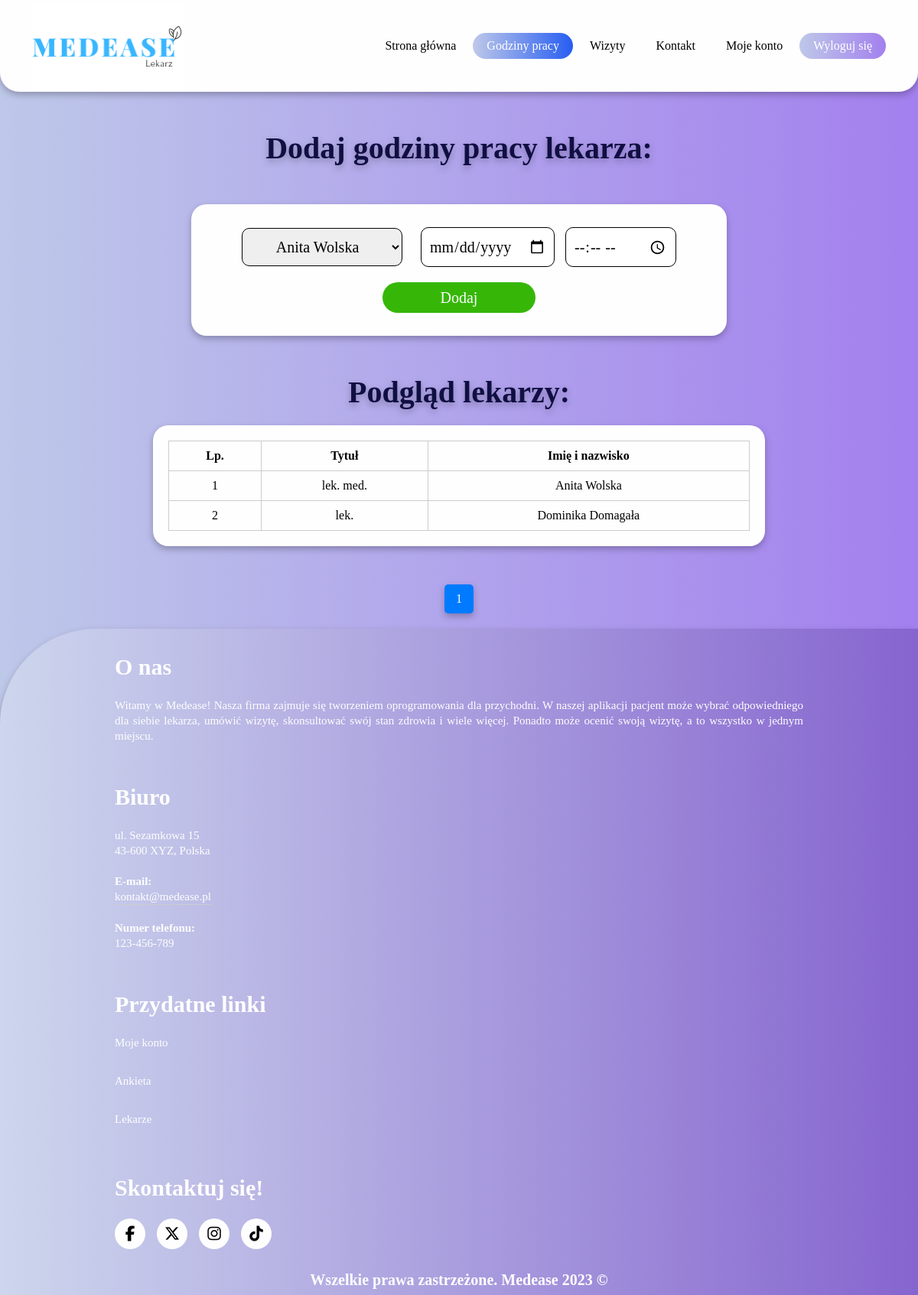
The app's page /doctorSite/doctorAccount.php (signed in) with its own data.
### tables this page shows
CREATE TABLE `doctors` (
  `id` int(11) NOT NULL AUTO_INCREMENT,
  `id_lekarza` int(11) NOT NULL,
  `tytul` varchar(255) NOT NULL,
  `imienazwisko` varchar(255) NOT NULL,
  `profesja` varchar(255) NOT NULL,
  `obrazek` varchar(255) NOT NULL,
  PRIMARY KEY (`id`)
);

### doctorSite/doctorAccount.php (the view, shortened to what this page needs)
<!DOCTYPE html>
<html lang="en">
<head>
    <link rel="stylesheet" href="/style.css">
</head>
<body>
    <header>
        <div class="logo">
            <img src="/images/medease_doctor.png">
        </div>
        <nav>
            <ul>
                <li>
                    <a href="/indexLogged.php">Strona główna</a>
                </li>
                <li>
                    <a href="/doctorSite/doctorAccount.php" class="active2">Godziny pracy</a>
                </li>
                <li>
                    <a href="/doctorSite/doctorVisitCount.php">Wizyty</a>
                </li>
                <li>
                    <a href="/userSite/contact.php">Kontakt</a>
                </li>
                <li>
                    <a href="/doctorSite/doctorFirstSite.php">Moje konto</a>
                </li>
                <li>
                    <a href="/Logowanie/logout.php" class="active">Wyloguj się</a>
                </li>
            </ul>
        </nav>
    </header>
    <p class="lekarz-wybierz">Dodaj godziny pracy lekarza:</p>
    <div class="doctorAccDiv">
        <?php
        require '../Logowanie/config.php';
        ?>
        <form method="POST" enctype="multipart/form-data" class="doctor-form">
            <div class="add-inpt">
                <select name="doctor_id" id="doctor_id" class="wybor_lekarza">
                    <?php
                    $doctor_query = "SELECT imienazwisko FROM doctors";
                    $doctor_result = $conn->query($doctor_query);
                    while ($row = $doctor_result->fetch_assoc()) {
                        echo "<option value='" . $row['imienazwisko'] . "'>" . $row['imienazwisko'] . "</option>";
                    }
                    ?>
                </select>
                <input type="date" name="data_wizyty" class="id_leka2" id="data_wizyty">
                <input type="time" name="available_hour" id="available_hour" class="id_leka3" placeholder="Wybierz godzinę"><br>
                <input type="submit" class="lekarz-btn" name="add_hour" value="Dodaj">
            </div>
        </form>
        <p class="lekarz-wybierz">Podgląd lekarzy:</p>
        <?php
        $itemsPerPage = 3;
        $page = isset($_GET['page']) ? $_GET['page'] : 1;
        $offset = ($page - 1) * $itemsPerPage;
        $sql = "SELECT * FROM doctors LIMIT $itemsPerPage OFFSET $offset";
        $result = $conn->query($sql);
        if ($result->num_rows > 0) {
            echo '<div class="tble-hpracy">';
            echo '<table>';
            echo '<thead>';
            echo '<tr>';
            echo '<th>Lp.</th>';
            echo '<th>Tytuł</th>';
            echo '<th>Imię i nazwisko</th>';
            echo '</tr>';
            echo '</thead>';
            echo '<tbody>';
            $counter = 1;
            while ($row = $result->fetch_assoc()) {
                echo '<tr>';
                echo '<td>' . $counter++ . '</td>';
                echo '<td>' . $row['tytul'] . '</td>';
                echo ' <td>' . $row['imienazwisko'] . '</td>';
                echo '</tr>';
            }
            echo '</tbody>';
            echo '</table>';
            echo '</div>';
            $sqlCount = "SELECT COUNT(*) AS total FROM doctors";
            $resultCount = $conn->query($sqlCount);
            $rowCount = $resultCount->fetch_assoc()['total'];
            $totalPages = ceil($rowCount / $itemsPerPage);
            echo '<div class="pagination">';
            for ($i = 1; $i <= $totalPages; $i++) {
                $active_class = ($i == $page) ? 'active' : '';
                echo '<a class="' . $active_class . '" href="addingPrice.php?page=' . $i . '">' . $i . '</a>';
            }
            echo '</div>';
        } else {
            echo '<div class="blog_brakdan">';
            echo "Brak danych do wyświetlenia.";
            echo '<a href="addingPrice.php?page=1"><i class="fa-solid fa-circle-arrow-left"></i></a>';
            echo '</div>';
        }
        ?>
    </div>
    <footer>
        <div class="foo">
            <div class="col-1">
                <h1>O nas</h1>
                <p class="footer-text">Witamy w Medease! Nasza firma zajmuje się tworzeniem oprogramowania dla przychodni. W naszej aplikacji pacjent może wybrać odpowiedniego dla siebie lekarza, umówić wizytę, skonsultować
                    swój stan zdrowia i wiele więcej. Ponadto może ocenić swoją wizytę, a to wszystko w jednym miejscu.</p>
            </div>
            <div class="col-1">
                <h1>Biuro</h1>
                <p class="footer-text">ul. Sezamkowa 15</p>
                <p>43-600 XYZ, Polska</p>
                <p class="email-id"><b>E-mail:</b> <br> kontakt@medease.pl</p>
                <p><b>Numer telefonu: </b> <br> 123-456-789</p>
            </div>
            <div class="col-1">
                <h1>Przydatne linki</h1>
                <ul>
                    <li><a href="/doctorSite/doctorFirstSite.php">Moje konto</a></li>
                    <li><a href="/userSite/analizeForm.php">Ankieta</a></li>
                    <li><a href="/userSite/lekarze.php">Lekarze</a></li>
                </ul>
            </div>
            <div class="col-1">
                <h1>Skontaktuj się!</h1>
                <div class="sociale">
                    <a href="https://www.facebook.com/">
                        <div class="circle"><i class="fa-brands fa-facebook-f"></i></div>
                    </a>
                    <a href="https://twitter.com/">
                        <div class="circle"><i class="fa-brands fa-x-twitter"></i></div>
                    </a>
                    <a href="https://instagram.com/">
                        <div class="circle"><i class="fa-brands fa-instagram"></i></div>
                    </a>
                    <a href="https://tiktok.com/">
                        <div class="circle"><i class="fa-brands fa-tiktok"></i></div>
                    </a>
                </div>
            </div>
        </div>
        <p class="copyright"> Wszelkie prawa zastrzeżone. Medease 2023 ©</p>
    </footer>
</body>
</html>

### style.css (style rules this page uses)
* { padding: 0; margin: 0; box-sizing: border-box; font-family: 'Poppins'; list-style: none; text-decoration: none; }
body { background: linear-gradient(to right, #BEC8E9, #a380ee); filter: drop-shadow(0px 4px 4px rgba(0, 0, 0, 0.25)); }
img { width: 100%; }
header { width: 100%; height: 120px; background: #fefefe; display: flex; align-items: center; justify-content: space-between; padding: 0 40px; border-radius: 0 0 25px 25px; margin: 0 auto; }
.logo { width: 200px; margin-top: 8px; }
nav ul { display: flex; }
nav ul li a { color: black; display: block; margin: 0 2px; font-weight: 0; padding: 8px 18px; transition: 0.2s; border-radius: 30px; }
nav ul li a.active { background: linear-gradient(to right, #BEC8E9, #a380ee); color: white; }
nav ul li a.active2 { background: linear-gradient(to right, #BEC8E9, #265df2); color: white; }
footer { width: 100%; position: absolute; bottom: 0; background: linear-gradient(to right, #cdd6ed, #8665cf); color: #fefefe; padding: 10px 0; border-top-left-radius: 125px; font-size: 15px; line-height: 20px; }
.foo { width: 80%; margin: auto; display: flex; flex-wrap: wrap; align-items: flex-start; justify-content: space-between; }
.col-1 { flex-basis: 25%; padding: 30px; }
.email-id { width: fit-content; border-bottom: 1px solid #ccc; margin: 20px 0; }
.col-1 ul li { margin-top: 30px; list-style: none; margin-bottom: 10px; }
.col-1 ul li a { text-decoration: none; color: #fefefe; }
.sociale { margin-top: 30px; display: flex; align-items: center; }
.sociale .circle { font-size: 20px; color: #000; background: #fefefe; width: 40px; height: 40px; border-radius: 50%; text-align: center; line-height: 40px; margin-right: 15px; cursor: pointer; }
.copyright { font-size: 20px; text-align: center; font-weight: 700; }
.footer-text { margin-top: 30px; text-align: justify; }
.lekarz-wybierz { text-align: center; margin-top: 50px; font-size: 40px; font-weight: 600; color: #100F42; }
.lekarz-btn { width: 200px; height: 40px; margin-top: 20px; color: #fefefe; font-size: 20px; border: none; border-radius: 20px; background-color: #36b707; cursor: pointer; }
.doctorAccDiv { height: auto; display: flex; flex-direction: column; align-items: center; padding-bottom: 350px; }
.doctor-form { background: #fefefe; border-radius: 20px; padding: 30px; width: 700px; text-align: justify; margin-top: 40px; }
.add-inpt { text-align: center; }
.wybor_lekarza { margin-right: 10px; border: none; text-align: center; height: 50px; padding: 10px; font-size: 20px; border-radius: 10px; }
.add-inpt .wybor_lekarza { border: 1px solid black; }
.id_leka2 { border: 1px solid black; margin-left: 10px; height: 52px; padding: 10px; border-radius: 10px; font-size: 20px; }
.id_leka3 { border: 1px solid black; margin-left: 10px; height: 52px; padding: 10px; border-radius: 10px; font-size: 20px; }
.pagination { display: flex; justify-content: center; margin-top: 50px; }
.pagination a { display: block; padding: 10px 15px; margin: 0 5px; background-color: #333; color: #fff; text-decoration: none; border-radius: 5px; }
.pagination a.active { background-color: #007BFF; }
.tble-hpracy { background: #fefefe; border-radius: 20px; width: 800px; padding: 20px; margin-top: 20px; }
.tble-hpracy table { width: 100%; border-collapse: collapse; }
.tble-hpracy table th, td { padding: 10px; border: 1px solid #ccc; text-align: center; }
.tble-cennik table th, td { padding: 10px; border: 1px solid #ccc; text-align: center; }
@media (max-width: 1500px) { .doctorAccDiv { padding-bottom: 20px; } }
@media (max-width: 1500px) { footer { bottom: unset; } }
@media (max-width: 1500px) { .col-1 { flex-basis: 100%; } }

### records on screen
doctors: tytul "lek. med.", imienazwisko "Anita Wolska"
doctors: tytul "lek.", imienazwisko "Dominika Domagała"

### other values on screen
form field doctor_id "Anita Wolska"
